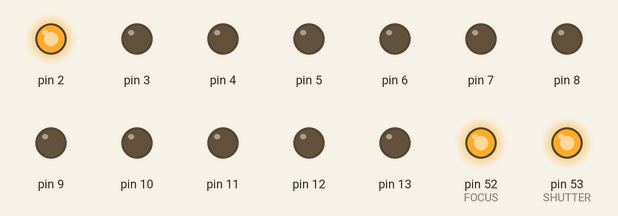
A sketch run on a simulated Arduino Mega 2560, built with avr-gcc and run on an emulated ATmega2560. On the bench: output pins drawn as LEDs (lit = HIGH).

Above: at 0.1 s.
At 7.1 s:
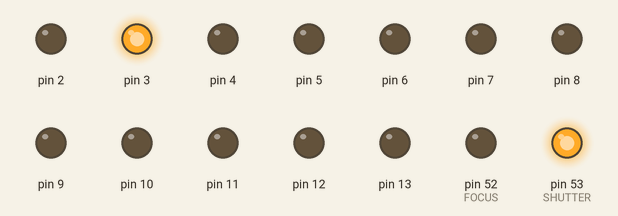
At 12.1 s:
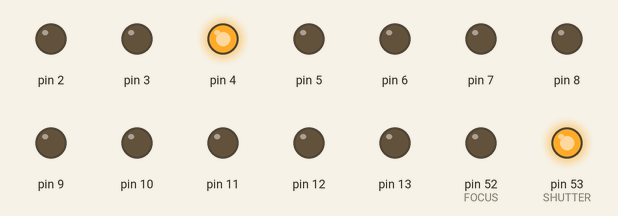
At 17.1 s:
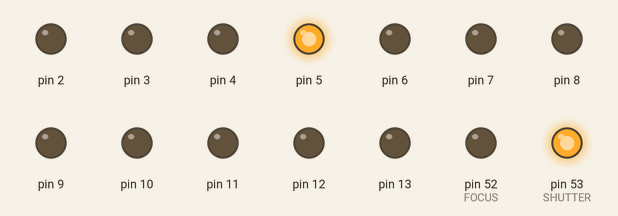
At 27.1 s:
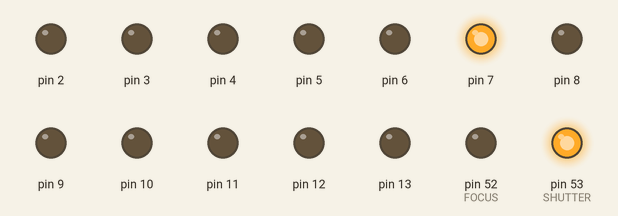
At 37.1 s:
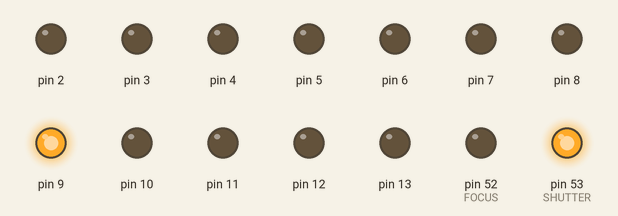
Timing chart, 0 to 40.0 s (numbered marks = the images above):
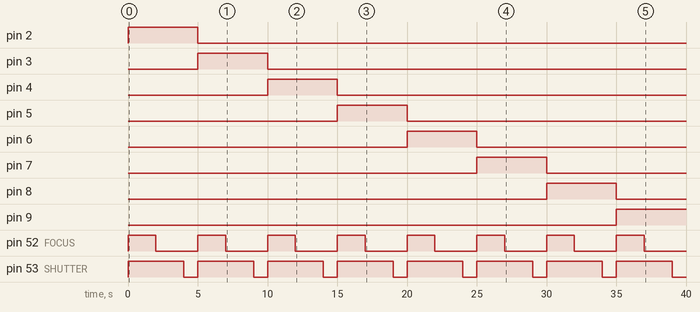

Measured:
- by itself, pin 2: LOW → HIGH at 0.00 s, → LOW 5.0 s later
- by itself, pin 3: LOW → HIGH at 5.0 s, → LOW 5.0 s later
- by itself, pin 4: LOW → HIGH at 10.0 s, → LOW 5.0 s later
- by itself, pin 5: LOW → HIGH at 15.0 s, → LOW 5.0 s later
- by itself, pin 6: LOW → HIGH at 20.0 s, → LOW 5.0 s later
- by itself, pin 7: LOW → HIGH at 25.0 s, → LOW 5.0 s later
- by itself, pin 8: LOW → HIGH at 30.0 s, → LOW 5.0 s later
- by itself, pin 9: LOW → HIGH at 35.0 s

The sketch:

UBCamera.ino
```cpp
//
// LEDs are connected in order from pin 2 to pin 49
//
// Camera has Focus on pin 52 and shutter on pin 53
//
//

#define FOCUS 52
#define SHUTTER 53
bool firstTime;
void setup()
{
	int i;

	firstTime = true;

	for(i=2; i<50; i++)
	{
  		pinMode(i, OUTPUT);
		digitalWrite(i, LOW);
	}

	pinMode(FOCUS, OUTPUT);
	digitalWrite(FOCUS, HIGH);

	pinMode(SHUTTER, OUTPUT);
	digitalWrite(SHUTTER, HIGH);
}

// the loop function runs over and over again forever
void loop()
{
	int i;

	for(i=2; i<50; i++)
  	{
		// turn on LED
		digitalWrite(i, HIGH);
		delay(2000);

		// tell camera to focus
		digitalWrite(FOCUS, LOW);
		delay(2000);

		// triggerr the camera's shutter
		digitalWrite(SHUTTER, LOW);
		delay(1000);


		// deactivate both focus and shutter
		digitalWrite(FOCUS, HIGH);
		digitalWrite(SHUTTER, HIGH);

		// turn LED off
		digitalWrite(i, LOW);
	}
}
```
